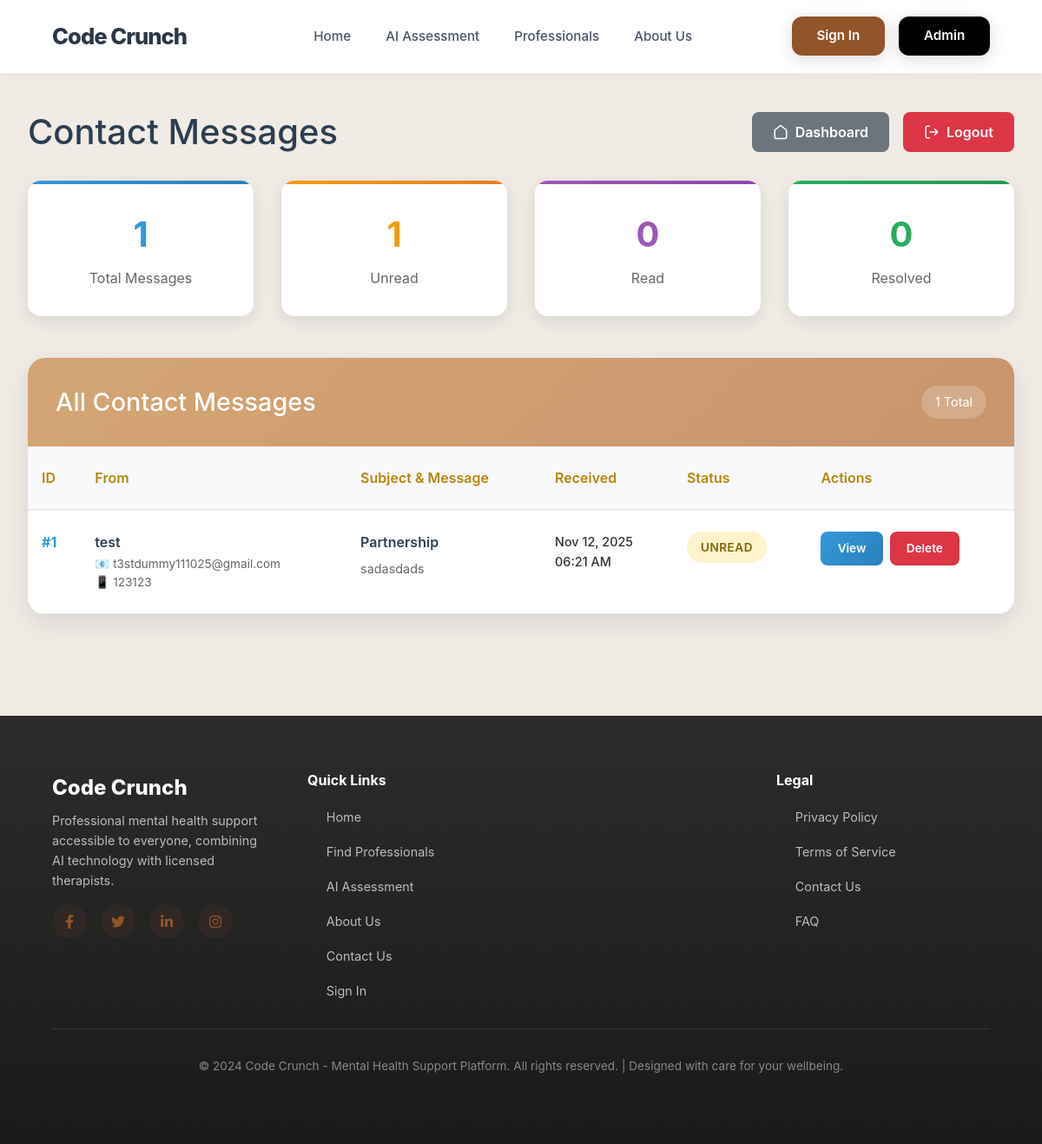
/admin/contacts (signed in), run on an earlier commit of the app's database.
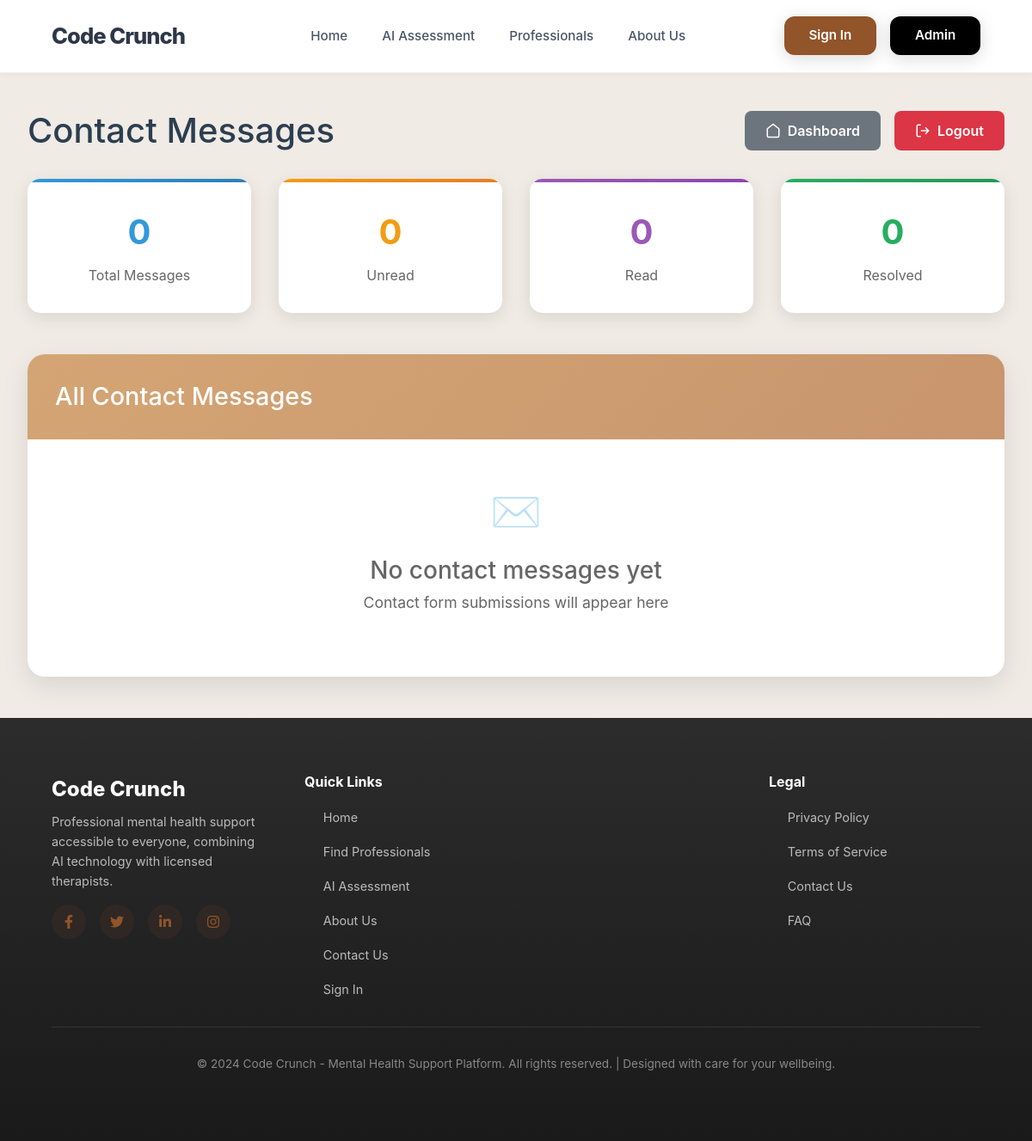
And on a later commit of the database.
### models.py (models this page shows, shortened)
class Contact(db.Model):
    id = db.Column(db.Integer, primary_key=True)
    name = db.Column(db.String(100), nullable=False)
    email = db.Column(db.String(120), nullable=False)
    phone = db.Column(db.String(20), nullable=True)
    subject = db.Column(db.String(200), nullable=False)
    message = db.Column(db.Text, nullable=False)
    status = db.Column(db.String(20), default='Unread')  # Unread, Read, Resolved
    admin_notes = db.Column(db.Text, nullable=True)
    created_at = db.Column(db.DateTime, default=datetime.utcnow)
    updated_at = db.Column(db.DateTime, default=datetime.utcnow, onupdate=datetime.utcnow)

### contact_routes.py (the view)
    @app.route('/admin/contacts')
    def admin_contacts():
        if not session.get('admin'):
            return redirect(url_for('admin_login'))
        from models import Contact
        contacts = Contact.query.order_by(Contact.created_at.desc()).all()
        unread_count = Contact.query.filter_by(status='Unread').count()
        read_count = Contact.query.filter_by(status='Read').count()
        resolved_count = Contact.query.filter_by(status='Resolved').count()
        return render_template('admin/admin_contacts.html',
                             contacts=contacts,
                             unread_count=unread_count,
                             read_count=read_count,
                             resolved_count=resolved_count)

### templates/admin/admin_contacts.html (shortened to what this page needs)
{% extends "layout.html" %}
{% block title %}Contact Messages - Admin{% endblock%} {% block content %}
<div class="admin-page">
    <div class="container">
        <div class="dashboard-header">
            <div class="page-title">
                <h1>Contact Messages</h1>
            </div>
            <div class="header-actions">
                <a
                    href="{{ url_for('admin_dashboard') }}"
                    class="btn btn-secondary"
                >
                    <svg
                        viewBox="0 0 24 24"
                        fill="none"
                        stroke="currentColor"
                        stroke-width="2"
                    >
                        <path
                            d="M3 9l9-7 9 7v11a2 2 0 0 1-2 2H5a2 2 0 0 1-2-2z"
                        ></path>
                    </svg>
                    Dashboard
                </a>
                <a href="{{ url_for('admin_logout') }}" class="btn btn-danger">
                    <svg
                        viewBox="0 0 24 24"
                        fill="none"
                        stroke="currentColor"
                        stroke-width="2"
                    >
                        <path
                            d="M9 21H5a2 2 0 0 1-2-2V5a2 2 0 0 1 2-2h4"
                        ></path>
                        <polyline points="16 17 21 12 16 7"></polyline>
                        <line x1="21" y1="12" x2="9" y2="12"></line>
                    </svg>
                    Logout
                </a>
            </div>
        </div>
        <div class="stats-grid">
            <div class="stat-card stat-total">
                <div class="stat-number">{{ contacts|length }}</div>
                <div class="stat-label">Total Messages</div>
            </div>
            <div class="stat-card stat-unread">
                <div class="stat-number">{{ unread_count }}</div>
                <div class="stat-label">Unread</div>
            </div>
            <div class="stat-card stat-read">
                <div class="stat-number">{{ read_count }}</div>
                <div class="stat-label">Read</div>
            </div>
            <div class="stat-card stat-resolved">
                <div class="stat-number">{{ resolved_count }}</div>
                <div class="stat-label">Resolved</div>
            </div>
        </div>
        <div class="messages-section">
            <div class="section-header">
                <h2>All Contact Messages</h2>
                {% if contacts %}
                <div class="filter-badge">{{ contacts|length }} Total</div>
                {% endif %}
            </div>
            {% if not contacts %}
            <div class="empty-state">
                <div class="empty-state-icon">✉️</div>
                <h3>No contact messages yet</h3>
                <p>Contact form submissions will appear here</p>
            </div>
            {% else %}
            <div class="table-container">
                <table class="messages-table">
                    <thead>
                        <tr>
                            <th>ID</th>
                            <th>From</th>
                            <th>Subject & Message</th>
                            <th>Received</th>
                            <th>Status</th>
                            <th>Actions</th>
                        </tr>
                    </thead>
                    <tbody>
                        {% for msg in contacts %}
                        <tr>
                            <td>
                                <span class="message-id">#{{ msg.id }}</span>
                            </td>
                            <td>
                                <div class="sender-info">{{ msg.name }}</div>
                                <div class="contact-details">
                                    📧 {{ msg.email }}<br />
                                    {% if msg.phone %} 📱 {{ msg.phone }} {%
                                    endif %}
                                </div>
                            </td>
                            <td>
                                <div class="message-subject">
                                    {{ msg.subject }}
                                </div>
                                <div class="message-preview">
                                    {{ msg.message }}
                                </div>
                            </td>
                            <td>
                                <div class="datetime-info">
                                    {{ msg.created_at.strftime('%b %d, %Y')
                                    }}<br />
                                    {{ msg.created_at.strftime('%I:%M %p') }}
                                </div>
                            </td>
                            <td>
                                <span
                                    class="status-badge status-{{ msg.status.lower() }}"
                                >
                                    {{ msg.status }}
                                </span>
                            </td>
                            <td>
                                <div class="action-group">
                                    <a
                                        href="{{ url_for('view_contact', msg_id=msg.id) }}"
                                        class="btn-small btn-primary"
                                    >
                                        View
                                    </a>
                                    <a
                                        href="{{ url_for('delete_contact', msg_id=msg.id) }}"
                                        class="btn-small btn-danger"
                                        onclick="return confirm('Are you sure you want to delete this message?')"
                                    >
                                        Delete
                                    </a>
                                </div>
                            </td>
                        </tr>
                        {% endfor %}
                    </tbody>
                </table>
            </div>
            {% endif %}
        </div>
    </div>
</div>
{% endblock %}

### templates/layout.html (shortened to what this page needs)
<!DOCTYPE html>
<html lang="en">
    <head>
        <link
            href="https://cdn.jsdelivr.net/npm/bootstrap@5.1.3/dist/css/bootstrap.min.css"
            rel="stylesheet"
        />
        <link
            href="https://cdnjs.cloudflare.com/ajax/libs/font-awesome/6.0.0/css/all.min.css"
            rel="stylesheet"
        />
    </head>
    <body>
        <nav class="modern-nav" id="navbar">
            <a href="{{ url_for('index') }}" class="nav-logo">Code Crunch</a>
            <ul class="nav-links" id="navLinks">
                <li>
                    <a
                        href="{{ url_for('index') }}"
                        class="{{ 'active' if request.endpoint == 'index' else '' }}"
                        >Home</a
                    >
                </li>
                <li>
                    <a
                        href="{{ url_for('ai_assessment') }}"
                        class="{{ 'active' if request.endpoint == 'ai_assessment' else '' }}"
                        >AI Assessment</a
                    >
                </li>
                <li>
                    <a
                        href="{{ url_for('professionals') }}"
                        class="{{ 'active' if request.endpoint == 'professionals' else '' }}"
                        >Professionals</a
                    >
                </li>
                <li>
                    <a
                        href="{{ url_for('about') }}"
                        class="{{ 'active' if request.endpoint == 'about' else '' }}"
                        >About Us</a
                    >
                </li>
            </ul>
            <div class="nav-buttons">
                {% if session.user_id %}
                    <div class="user-menu">
                        <span class="user-welcome">Welcome, {{ session.user_name }}</span>
                        <a href="{{ url_for('logout') }}" class="logout-btn">Logout</a>
                    </div>
                {% else %}
                    <div class="user-menu">
                        <a href="{{ url_for('login') }}" class="sign-in-btn" style="background-color: #925429;"">Sign In</a>
                    </div>
                {% endif %}
                <a href="{{ url_for('admin_login') }}" class="sign-in-btn" style="background-color: #000000;">Admin</a>
            </div>
        </nav>
        <main>{% block content %}{% endblock %}</main>
        <footer class="modern-footer">
            <div class="footer-content">
                <div class="footer-section">
                    <div class="footer-logo">Code Crunch</div>
                    <p>Professional mental health support accessible to everyone, combining AI technology with licensed therapists.</p>
                    <div class="footer-socials">
                        <a href="#"><i class="fab fa-facebook-f"></i></a>
                        <a href="#"><i class="fab fa-twitter"></i></a>
                        <a href="#"><i class="fab fa-linkedin-in"></i></a>
                        <a href="#"><i class="fab fa-instagram"></i></a>
                    </div>
                </div>
                <div class="footer-section">
                    <h4>Quick Links</h4>
                    <ul class="footer-links">
                        <li><a href="{{ url_for('index') }}">Home</a></li>
                        <li><a href="{{ url_for('professionals') }}">Find Professionals</a></li>
                        <li><a href="{{ url_for('ai_assessment') }}">AI Assessment</a></li>
                        <li><a href="{{ url_for('about') }}">About Us</a></li>
                        <li><a href="{{ url_for('contact') }}">Contact Us</a></li>
                        {% if session.user_id %}
                        <li><a href="{{ url_for('user_dashboard') }}">My Dashboard</a></li>
                        {% else %}
                        <li><a href="{{ url_for('login') }}">Sign In</a></li>
                        {% endif %}
                    </ul>
                </div>
                <div class="footer-section">
                    <h4>Legal</h4>
                    <ul class="footer-links">
                        <li><a href="#">Privacy Policy</a></li>
                        <li><a href="#">Terms of Service</a></li>
                        <li><a href="#">Contact Us</a></li>
                        <li><a href="#">FAQ</a></li>
                    </ul>
                </div>
            </div>
            <div class="footer-bottom">
                <p>&copy; 2024 Code Crunch - Mental Health Support Platform. All rights reserved. | Designed with care for your wellbeing.</p>
            </div>
        </footer>
    </body>
</html>

### templates/layout.html (style rules this page uses)
* { margin: 0; padding: 0; box-sizing: border-box; }
html, body { height: 100%; }
body { font-family: -apple-system, BlinkMacSystemFont, "Segoe UI", Roboto, "Helvetica Neue", Arial, sans-serif; background-color: #f9f7f4; color: #1a202c; display: flex; flex-direction: column; min-height: 100vh; }
.modern-nav { position: fixed; top: 0; width: 100%; display: flex; justify-content: space-between; align-items: center; padding: 1.2rem 5%; background: rgba(255, 255, 255, 0.95); backdrop-filter: blur(20px); border-bottom: 1px solid rgba(146, 84, 41, 0.1); z-index: 1000; transition: all 0.4s cubic-bezier(0.4, 0, 0.2, 1); box-shadow: 0 2px 8px rgba(0, 0, 0, 0.04); }
.nav-logo { font-size: 1.6rem; font-weight: 800; color: #2d3748; text-decoration: none; letter-spacing: -1px; transition: all 0.3s ease; }
.nav-links { display: flex; gap: 2.5rem; list-style: none; align-items: center; margin: 0; }
.nav-links a { text-decoration: none; color: #4a5568; font-size: 0.95rem; font-weight: 500; transition: all 0.3s ease; position: relative; }
.nav-links a::after { content: ""; position: absolute; bottom: -5px; left: 50%; transform: translateX(-50%); width: 0; height: 2px; background: #925429; transition: width 0.3s ease; }
.nav-buttons { display: flex; gap: 1rem; align-items: center; }
.sign-in-btn { background-color: #000; color: #ffffff; padding: 0.7rem 1.8rem; border-radius: 12px; border: none; cursor: pointer; font-size: 0.95rem; font-weight: 600; transition: all 0.3s ease; text-decoration: none; display: inline-block; box-shadow: 0 4px 20px rgba(0, 0, 0, 0.15); position: relative; overflow: hidden; }
.sign-in-btn::before { content: ''; position: absolute; top: 0; left: -100%; width: 100%; height: 100%; background: linear-gradient(90deg, transparent, rgba(255, 255, 255, 0.2), transparent); transition: left 0.5s ease; }
.user-menu { display: flex; align-items: center; gap: 1rem; }
main { flex: 1; margin-top: 80px; width: 100%; }
.modern-footer { background: linear-gradient(180deg, #2c2c2c 0%, #1a1a1a 100%); color: #fff; padding: 4rem 5%; margin-top: auto; border-top: 1px solid rgba(146, 84, 41, 0.2); }
.footer-content { max-width: 1400px; margin: 0 auto; display: grid; grid-template-columns: 1fr 2fr 1fr; gap: 3rem; margin-bottom: 2rem; }
.footer-section h4 { font-size: 1rem; font-weight: 700; margin-bottom: 1.2rem; color: #fff; }
.footer-section p { color: #bbb; font-size: 0.9rem; line-height: 1.6; }
.footer-logo { font-size: 1.5rem; font-weight: 800; color: #fff; margin-bottom: 0.5rem; }
.footer-links { display: flex; flex-direction: column; gap: 1rem; list-style: none; margin: 0; padding: 0; }
.footer-links a { color: #bbb; text-decoration: none; font-size: 0.9rem; transition: all 0.3s ease; position: relative; }
.footer-links a::before { content: "→"; margin-right: 0.5rem; opacity: 0; transition: opacity 0.3s ease; }
.footer-socials { display: flex; gap: 1rem; }
.footer-socials a { display: inline-flex; align-items: center; justify-content: center; width: 40px; height: 40px; background: rgba(146, 84, 41, 0.1); color: #925429; border-radius: 50%; transition: all 0.3s ease; text-decoration: none; }
.footer-bottom { text-align: center; padding-top: 2rem; border-top: 1px solid rgba(255, 255, 255, 0.1); color: #888; font-size: 0.85rem; }
.btn { border-radius: 12px; font-weight: 600; transition: all 0.3s ease; }

What changed in the data, as far as the page shows it:
removed Contact: id "1", name "test", email "t3stdummy111025@gmail.com", phone "123123", subject "Partnership", message "sadasdads", created_at "Nov 12, 2025", created_at "06:21 AM", status "UNREAD"
Also different on the page:
{{ contacts|length }}: "1" → "0"
{{ unread_count }}: "1" → "0"
{{ contacts|length }}: "1" → (not shown)
text no longer shown: "Total ID From Subject & Message Received Status Actions"
text now shown: "✉️ No contact messages yet Contact form submissions will appear here"
